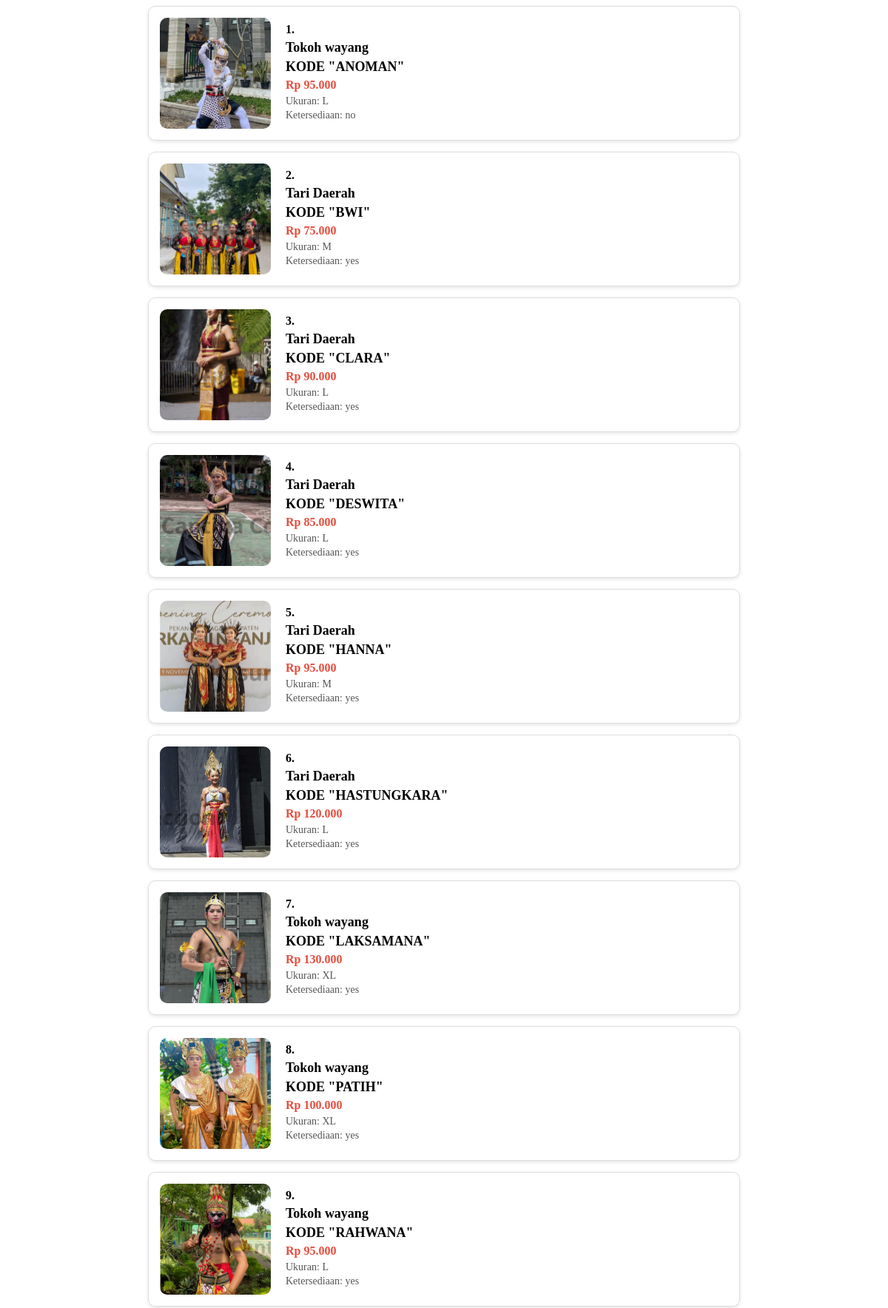
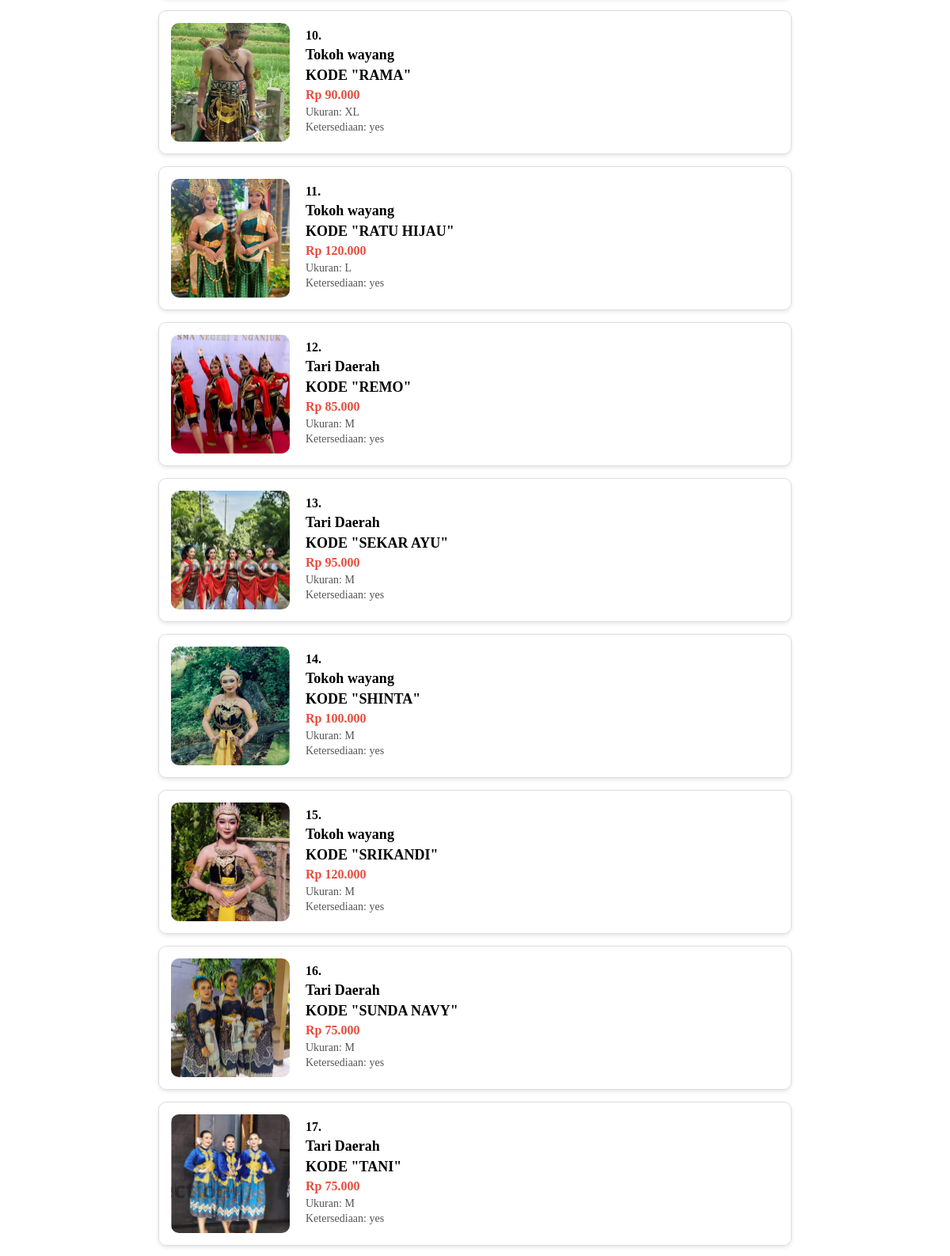
The app's page /public/assets/restaurant-bootstrap-main/get_costume.php (upper part) with its own data (2 pictures, top to bottom).
### tables this page shows
CREATE TABLE `costume` (
  `costume_id` int(11) NOT NULL,
  `costume_category` enum('Tari Daerah','Tokoh wayang','','') DEFAULT NULL,
  `costume_name` varchar(100) NOT NULL,
  `size` enum('S','M','L','XL') DEFAULT NULL,
  `price` decimal(10,2) DEFAULT NULL,
  `availability` enum('yes','no') DEFAULT 'yes',
  `image` varchar(100) NOT NULL
);

### public/assets/restaurant-bootstrap-main/get_costume.php (the view, shortened to what this page needs)
<?php
$conn = new mysqli("localhost", "root", "", "qc");
$sql = "SELECT * FROM costume ORDER BY costume_id ASC";
$result = $conn->query($sql);
if ($result && $result->num_rows > 0) {
    echo '<ul class="costume-list">';
    $counter = 1;
    while ($row = $result->fetch_assoc()) {
        echo '<li>';
        $imgSrc = '/TemplateKusumaCantika-main/qc-final/images/' . $row['image'];
        echo '<img src="'.$imgSrc.'" alt="'.htmlspecialchars($row['costume_name']).'">';
        echo '<div class="item-content">';
        echo '<span class="counter">'.$counter.'.</span>';
        echo '<h3>'.htmlspecialchars($row['costume_category']).'<h3>';
        echo '<h3>'.htmlspecialchars($row['costume_name']).'</h3>';
        echo '<span class="price">Rp '.number_format($row['price'],0,",",".").'</span>';
        echo '<span class="info">Ukuran: '.htmlspecialchars($row['size']).'</span>';
        echo '<span class="info">Ketersediaan: '.htmlspecialchars($row['availability']).'</span>';
        echo '</div>';
        echo '</li>';
        $counter++;
    }
    echo '</ul>';
} else {
    echo "<p>Tidak ada data costume untuk ditampilkan.</p>";
}
?>

### public/assets/restaurant-bootstrap-main/get_costume.php (style rules this page uses)
ul.costume-list { list-style:none; padding:0; max-width:800px; margin:0 auto; }
ul.costume-list li { display:flex; align-items:center; padding:15px; border:1px solid #ddd; border-radius:10px; margin-bottom:15px; box-shadow:0 2px 5px rgba(0,0,0,0.1); }
ul.costume-list li img { width:150px; height:150px; object-fit:cover; border-radius:10px; margin-right:20px; }
.item-content { flex:1; }
.item-content h3 { margin:0 0 5px 0; font-size:18px; }
.item-content span.price { color:#e74c3c; font-weight:bold; display:block; margin-bottom:5px; }
.item-content span.info { display:block; margin-bottom:3px; font-size:14px; color:#555; }
.item-content span.counter { font-weight:bold; display:block; margin-bottom:5px; }

### records on screen
costume: image (picture), costume_category "Tokoh wayang", costume_name "KODE \"ANOMAN\"", price "95.000", size "L", availability "no"
costume: image (picture), costume_category "Tari Daerah", costume_name "KODE \"BWI\"", price "75.000", size "M", availability "yes"
costume: image (picture), costume_category "Tari Daerah", costume_name "KODE \"CLARA\"", price "90.000", size "L", availability "yes"
costume: image (picture), costume_category "Tari Daerah", costume_name "KODE \"DESWITA\"", price "85.000", size "L", availability "yes"
costume: image (picture), costume_category "Tari Daerah", costume_name "KODE \"HANNA\"", price "95.000", size "M", availability "yes"
costume: image (picture), costume_category "Tari Daerah", costume_name "KODE \"HASTUNGKARA\"", price "120.000", size "L", availability "yes"
costume: image (picture), costume_category "Tokoh wayang", costume_name "KODE \"LAKSAMANA\"", price "130.000", size "XL", availability "yes"
costume: image (picture), costume_category "Tokoh wayang", costume_name "KODE \"PATIH\"", price "100.000", size "XL", availability "yes"
costume: image (picture), costume_category "Tokoh wayang", costume_name "KODE \"RAHWANA\"", price "95.000", size "L", availability "yes"
costume: image (picture), costume_category "Tokoh wayang", costume_name "KODE \"RAMA\"", price "90.000", size "XL", availability "yes"
costume: image (picture), costume_category "Tokoh wayang", costume_name "KODE \"RATU HIJAU\"", price "120.000", size "L", availability "yes"
costume: image (picture), costume_category "Tari Daerah", costume_name "KODE \"REMO\"", price "85.000", size "M", availability "yes"
costume: image (picture), costume_category "Tari Daerah", costume_name "KODE \"SEKAR AYU\"", price "95.000", size "M", availability "yes"
costume: image (picture), costume_category "Tokoh wayang", costume_name "KODE \"SHINTA\"", price "100.000", size "M", availability "yes"
costume: image (picture), costume_category "Tokoh wayang", costume_name "KODE \"SRIKANDI\"", price "120.000", size "M", availability "yes"
costume: image (picture), costume_category "Tari Daerah", costume_name "KODE \"SUNDA NAVY\"", price "75.000", size "M", availability "yes"
costume: image (picture), costume_category "Tari Daerah", costume_name "KODE \"TANI\"", price "75.000", size "M", availability "yes"
